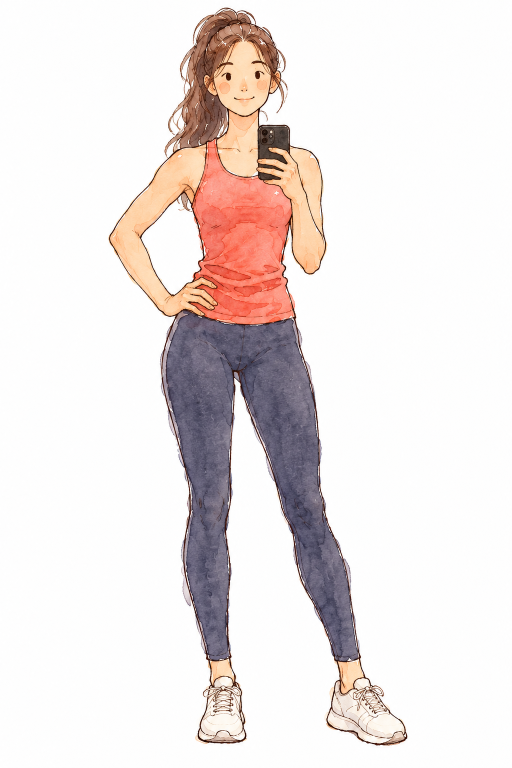
#> input picture projects/reel-08/gen/selfie_20261113-202245.png, 1024 x 1536 px (shown at 1/2 size); its folder holds 4 pictures in this run
$ python cutout.py
#> lines starting #> are read from the running program, lines starting #| are printed output that depends on the picture; after the words box and inside, x2 and y2 are one past the last pixel; in counts of white or black regions, pixels touching at a corner belong together
# Cut Codex poses out of their white paper: full colour (for multiply over a paper knock), ink lines only
# (for the pen draw-on) and a solid silhouette (the paper knock). Writes film/her/<name>.png, <name>_ink.png,
# <name>_mask.png and film/her/her.json with each crop's size and foot anchor. Run: python3 work/cutout.py
import cv2, numpy as np, json, glob, os
SRC = 'gen'; OUT = 'film/her'; os.makedirs(OUT, exist_ok=True)
def latest(name): return sorted(glob.glob(f'{SRC}/{name}_*.png'))[-1]
def process(img, name, meta):
#> called with name = 'selfie'
    a = (255 - img.min(axis=2)).astype(np.float32) / 255           # colour-to-alpha over white
    sil = (a > .07).astype(np.uint8) * 255
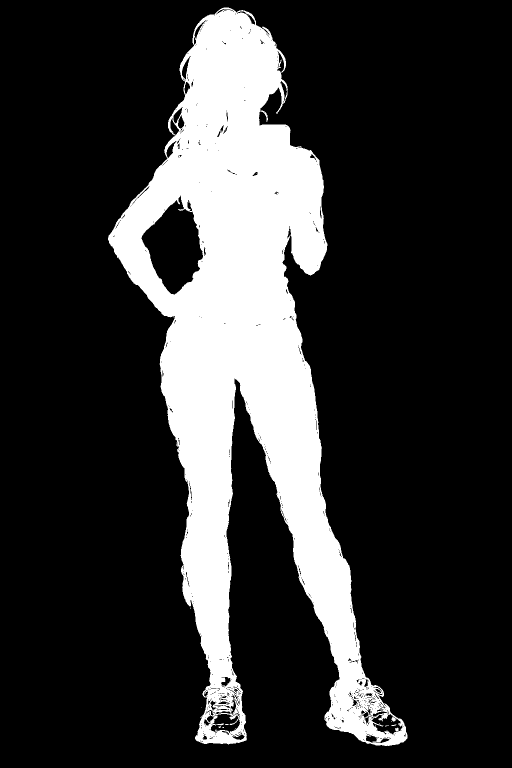
#> sil: shape (1536, 1024) (shown at 1/2 size); 20.2% white; 20 white regions (19 under 20 px), largest, box (x1, y1, x2, y2) and area: (216, 15, 815, 1492) 318216
    sil = cv2.morphologyEx(sil, cv2.MORPH_CLOSE, cv2.getStructuringElement(cv2.MORPH_ELLIPSE, (15, 15)))
#> sil: shape (1536, 1024); 21% white; 2 white regions (1 under 20 px), largest, box (x1, y1, x2, y2) and area: (216, 15, 815, 1492) 329891
    n, lab, st, _ = cv2.connectedComponentsWithStats(sil)
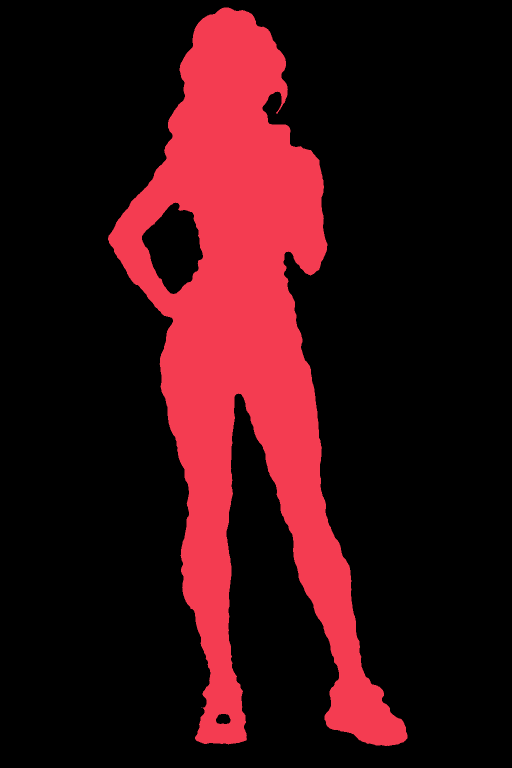
#> lab: shape (1536, 1024) int32 (shown at 1/2 size); 3 distinct labels, from 0 to 2; one colour per label, 0 black
#> n = 3; st = [[0, 0, 1024, 1536, 1242972], [216, 15, 599, 1477, 329891], [403, 1415, 1, 1, 1]]
    keep = np.zeros_like(sil)
    for i in range(1, n):
        if st[i, cv2.CC_STAT_AREA] > 1500: keep[lab == i] = 255
    ff = keep.copy(); h, w = ff.shape; m = np.zeros((h + 2, w + 2), np.uint8); cv2.floodFill(ff, m, (0, 0), 255)
#> after `h, w = ff.shape`: h = 1536; w = 1024
#> after `cv2.floodFill(ff, m, (0, 0), 255)`: ff: shape (1536, 1024); 99.1% white; 2 black regions, box (x1, y1, x2, y2) and area: (284, 405, 406, 588) 13938, (432, 1428, 461, 1448) 476
    keep = keep | cv2.bitwise_not(ff)                                # fill holes
#> keep: shape (1536, 1024); 21.9% white; 1 white region, box (x1, y1, x2, y2) and area: (216, 15, 815, 1492) 344305
    keep = cv2.dilate(keep, cv2.getStructuringElement(cv2.MORPH_ELLIPSE, (5, 5)))
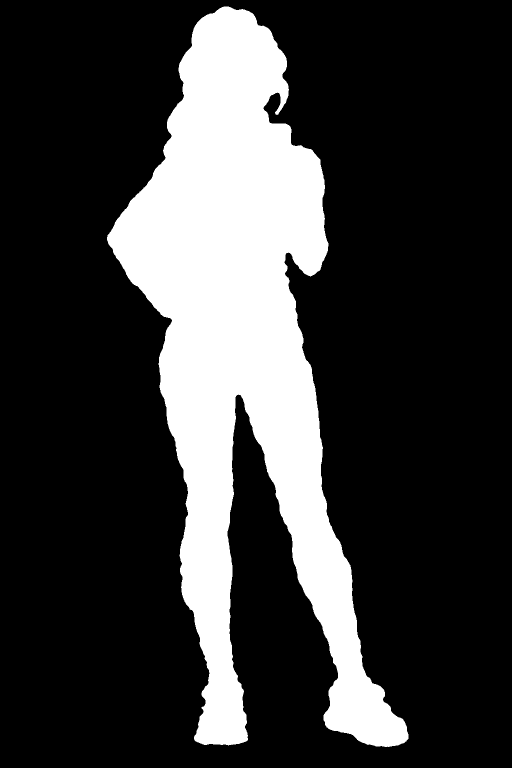
#> keep: shape (1536, 1024) (shown at 1/2 size); 22.6% white; 1 white region, box (x1, y1, x2, y2) and area: (214, 13, 817, 1494) 355757
    ys, xs = np.where(keep > 0); x0, x1, y0, y1 = xs.min() - 4, xs.max() + 5, ys.min() - 4, ys.max() + 5
#> after `x0, x1, y0, y1 = (xs.min() - 4, xs.max() + 5, ys.min() - 4, ys.max() +`: x0 = 210; x1 = 821; y0 = 9; y1 = 1498
    x0, y0 = max(0, x0), max(0, y0)
    crop = img[y0:y1, x0:x1]; k = keep[y0:y1, x0:x1]
#> after `k = keep[y0:y1, x0:x1]`: k: shape (1489, 611); 39.1% white; 1 white region, box (x1, y1, x2, y2) and area: (4, 4, 607, 1485) 355757
    g = cv2.cvtColor(crop, cv2.COLOR_BGR2GRAY)
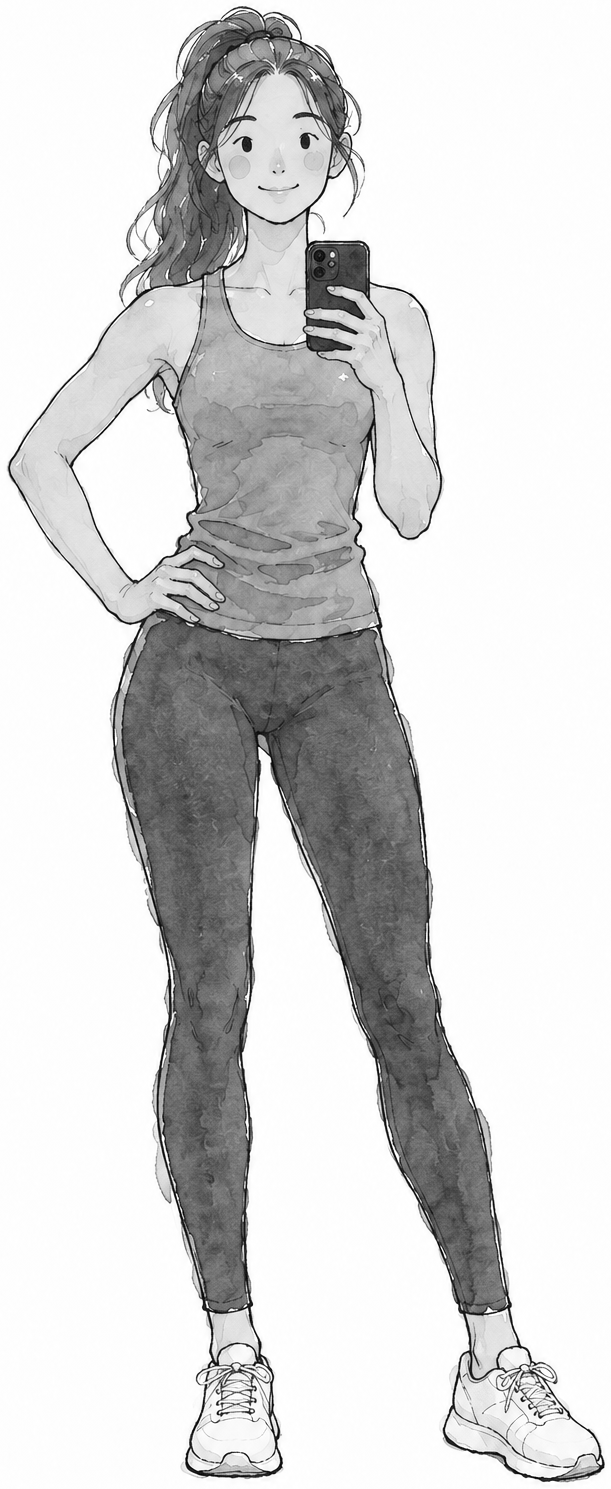
#> g: shape (1489, 611); min 0, max 255, mean 213.6
    bh = cv2.morphologyEx(g, cv2.MORPH_BLACKHAT, cv2.getStructuringElement(cv2.MORPH_ELLIPSE, (9, 9))).astype(np.float32)
    inka = np.clip((bh - 18) / 50, 0, 1) * (g < 150)                  # thin dark lines only
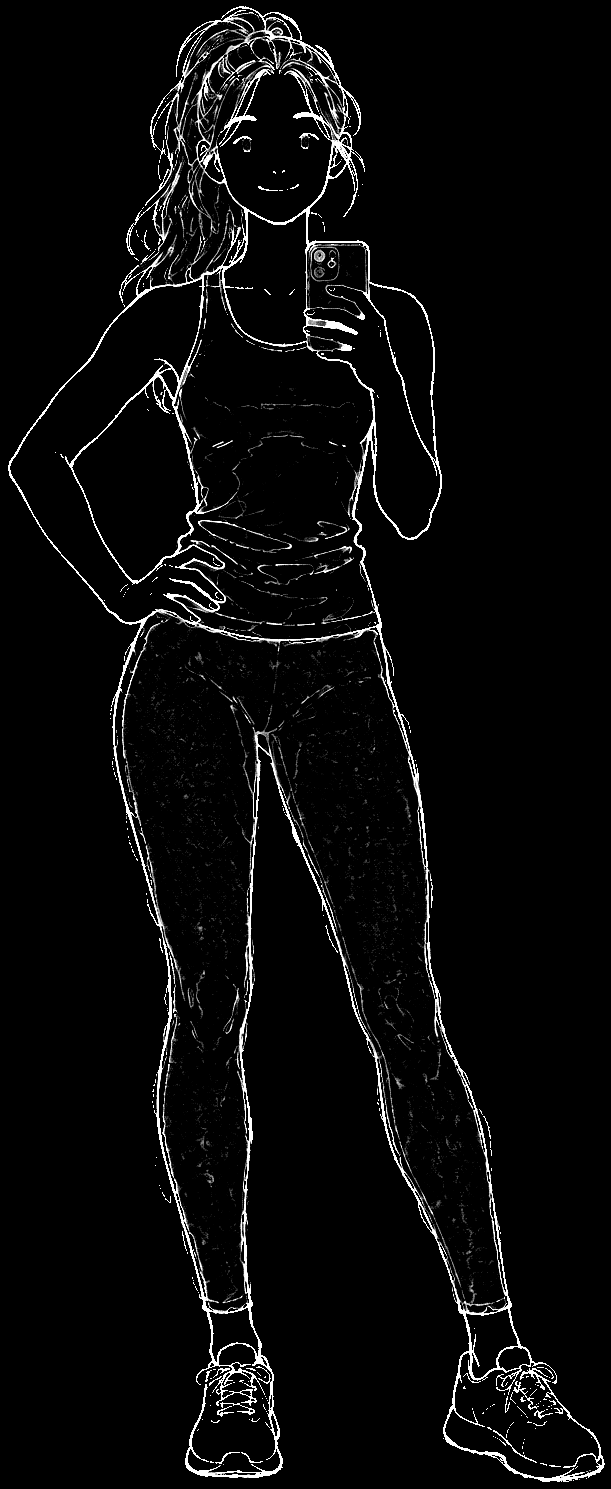
#> inka: shape (1489, 611) float32; min 0, max 1, mean 0.0391
    ink = np.zeros((*g.shape, 4), np.uint8); ink[..., 0], ink[..., 1], ink[..., 2] = 32, 37, 43; ink[..., 3] = (inka * 255).astype(np.uint8)
#> after `ink[..., 3] = (inka * 255).astype(np.uint8)`:
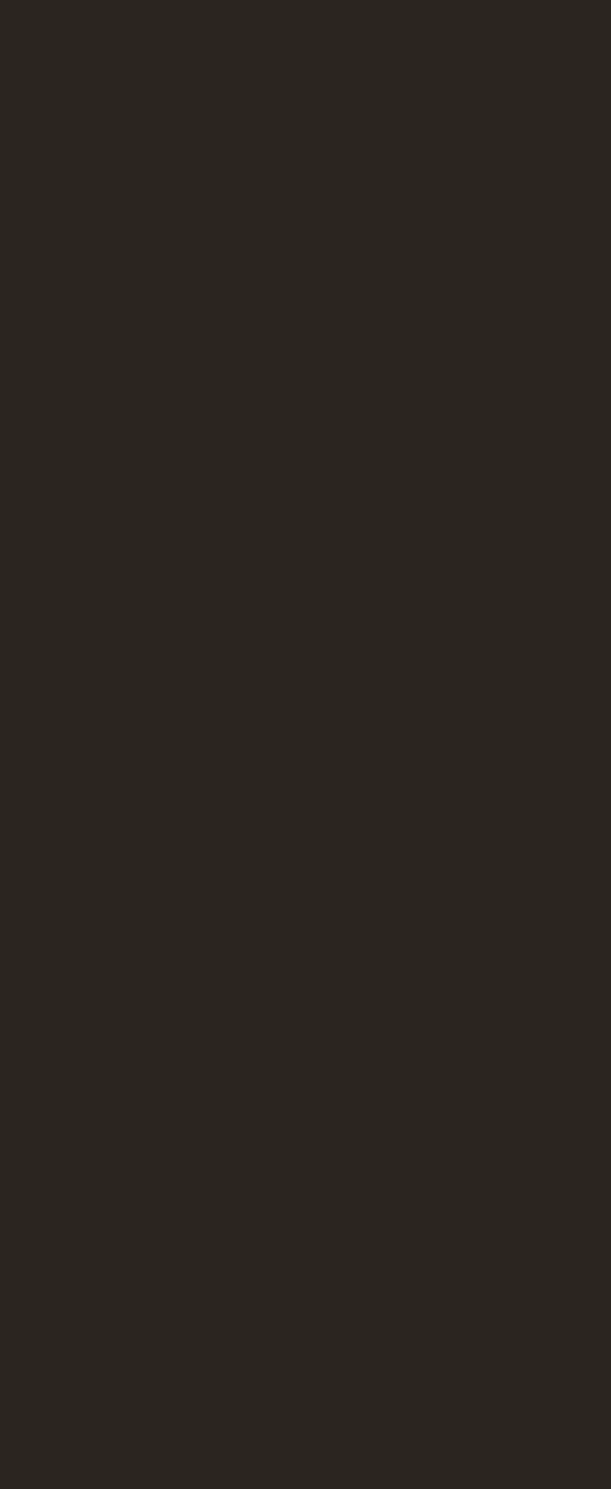
#> ink: shape (1489, 611, 4); mean of channels 0, 1, 2, 3 32, 37, 43, 10; drawn as B, G, R
    full = np.dstack([crop, k])
    cv2.imwrite(f'{OUT}/{name}.png', full); cv2.imwrite(f'{OUT}/{name}_ink.png', ink)
    mk = np.zeros((*k.shape, 4), np.uint8); mk[..., 0], mk[..., 1], mk[..., 2] = 222, 238, 245; mk[..., 3] = k; cv2.imwrite(f'{OUT}/{name}_mask.png', mk)
#> after `mk[..., 3] = k`:
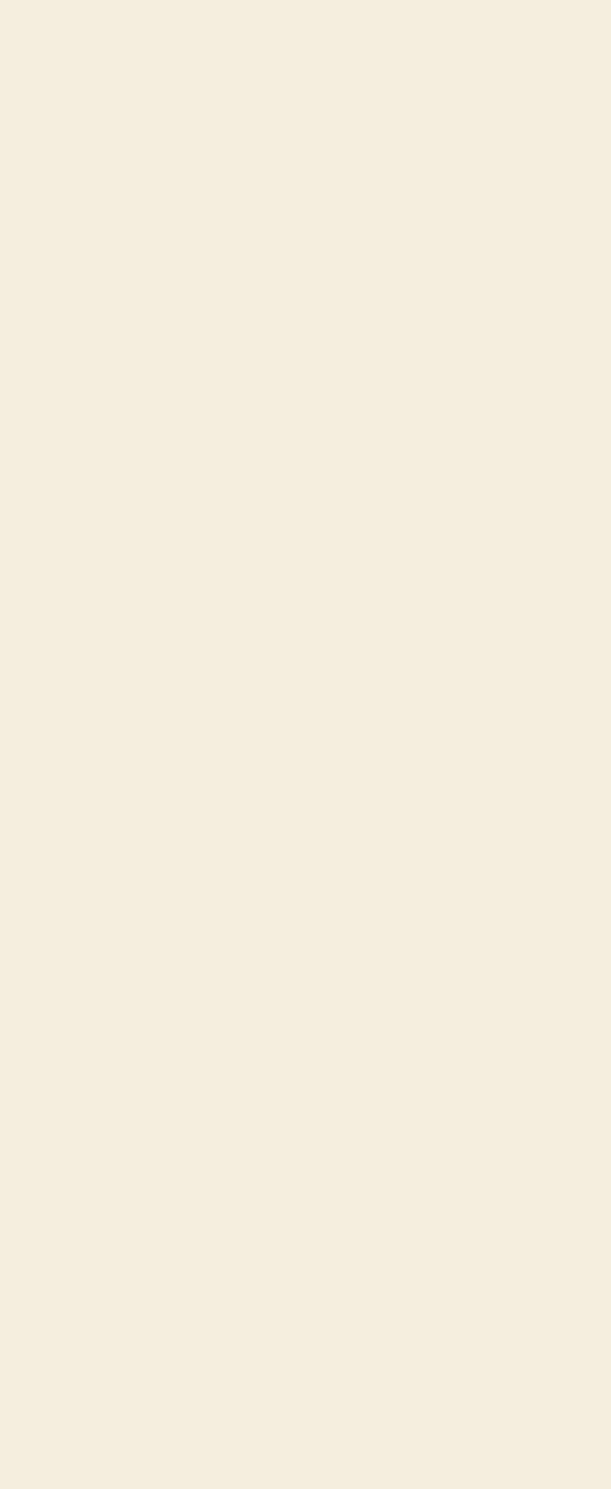
#> mk: shape (1489, 611, 4); mean of channels 0, 1, 2, 3 222, 238, 245, 99.7; drawn as B, G, R
    ys2, xs2 = np.where(k > 0); foot_y = int(ys2.max()); bottom = xs2[ys2 > foot_y - 40]
#> after `foot_y = int(ys2.max())`: foot_y = 1484
#> after `bottom = xs2[ys2 > foot_y - 40]`: bottom = 7759 values, max 606 at index 3614, min 178 at index 4482, mean 403.3
    meta[name] = { 'w': int(x1 - x0), 'h': int(y1 - y0), 'footX': int(bottom.mean()), 'footY': foot_y, 'top': int(ys2.min()) }
meta = {}
for nm in ['selfie', 'tired', 'wave']: process(cv2.imread(latest(nm)), nm, meta)
#> pass 2 of the loop `for nm in ['selfie', 'tired', 'wave']: process(cv2.imread(latest(nm)),..`:
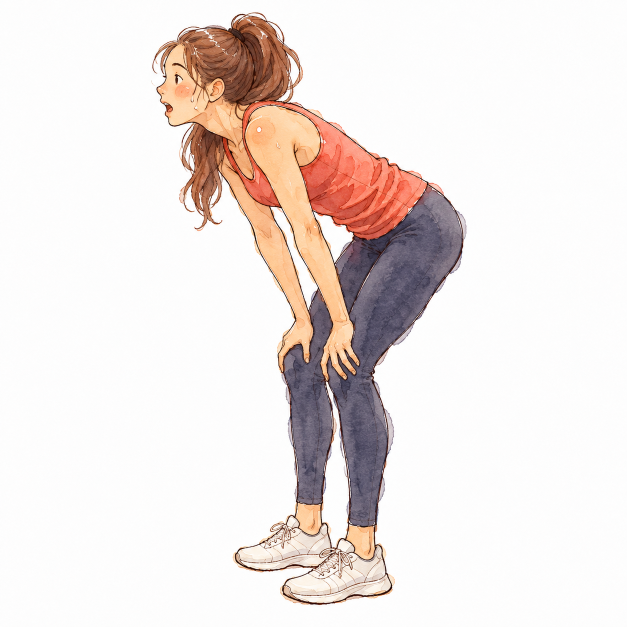
#> input picture projects/reel-08/gen/tired_20261113-202313.png, 1254 x 1254 px (shown at 1/2 size)
#> a: shape (1254, 1254) float32
#> in process (call 2), `sil = cv2.morphologyEx(sil, cv2.MORPH_CLOSE, cv2.getStructuringElement..`:
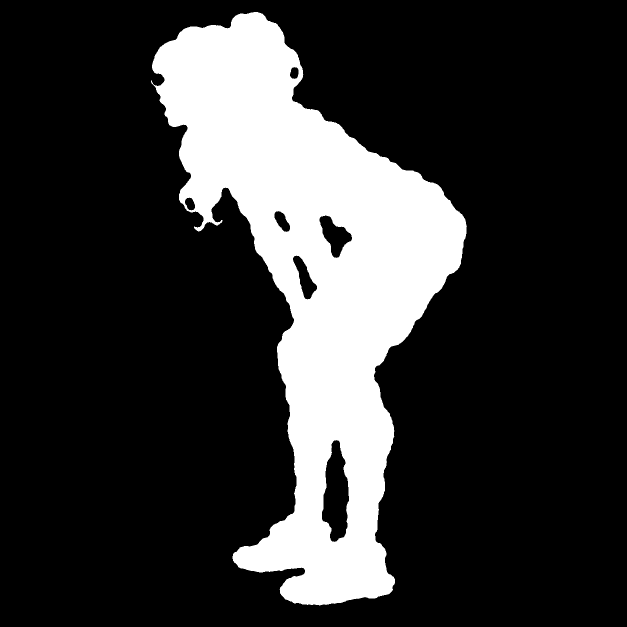
#> sil: shape (1254, 1254) (shown at 1/2 size); 20% white; 1 white region, box (x1, y1, x2, y2) and area: (302, 24, 934, 1211) 314889
#> n = 2; st = [[0, 0, 1254, 1254, 1257627], [302, 24, 632, 1187, 314889]]
#> ff: shape (1254, 1254); 99.1% white; 6 black regions, box (x1, y1, x2, y2) and area: (644, 880, 698, 1084) 7373, (639, 431, 704, 516) 2758, (586, 511, 634, 599) 1838, (549, 422, 580, 464) 752, (370, 395, 390, 421) 365, (580, 134, 597, 158) 315
#> x0 = 296; x1 = 940; y0 = 18; y1 = 1217
#> crop: shape (1199, 644, 3)
#> k: shape (1199, 644); 43.6% white; 1 white region, box (x1, y1, x2, y2) and area: (4, 4, 640, 1195) 336311
#> g: shape (1199, 644)
#> bh: shape (1199, 644) float32
#> inka: shape (1199, 644) float32
#> ink: shape (1199, 644, 4)
#> full: shape (1199, 644, 4)
#> in process (call 2), `mk[..., 3] = k`:
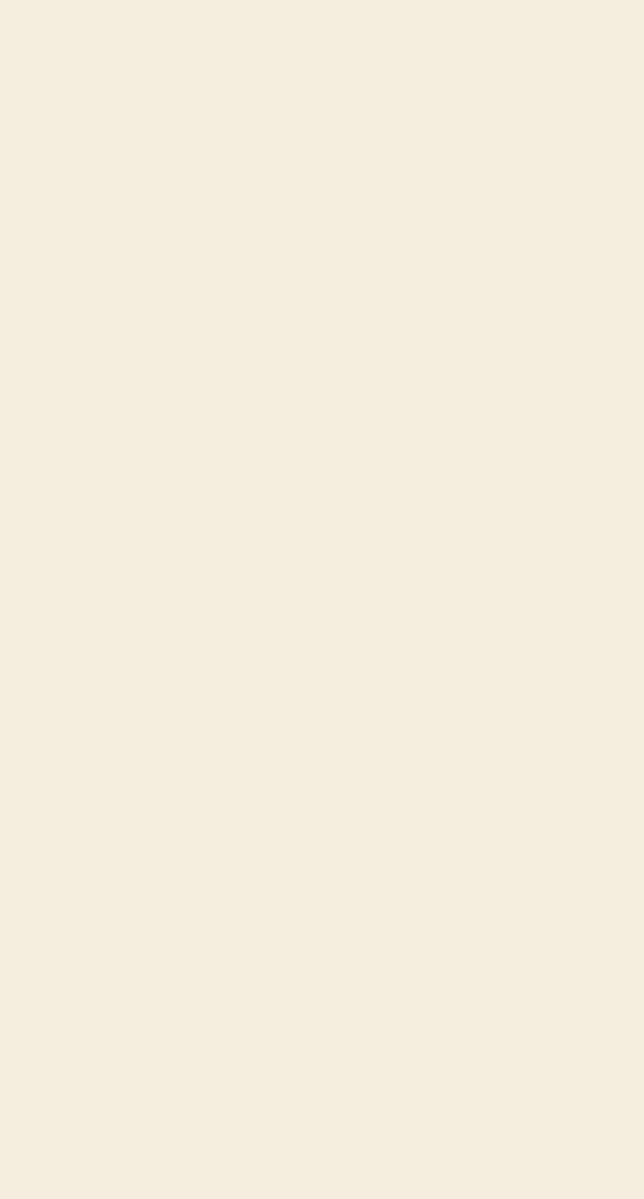
#> mk: shape (1199, 644, 4); mean of channels 0, 1, 2, 3 222, 238, 245, 111.1; drawn as B, G, R
#> foot_y = 1194
#> bottom = 6913 values, max 491 at index 228, min 261 at index 916, mean 366.3
#> (the run stopped early here; a loop or call above may not have finished)
